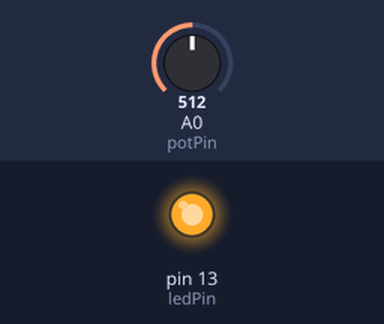
A sketch run on a simulated Arduino Uno, built with avr-gcc and run on an emulated ATmega328P. Shown: output pins drawn as LEDs (lit = HIGH). Inputs (shaded band) come from the test bench; at power-on: A0 (potPin) = 512. What the sketch prints to the serial monitor is not drawn.

Above: at 1.2 s.
1.3 s: A0 (potPin) set to 311
3.0 s: A0 (potPin) set to 290
At 3.6 s:
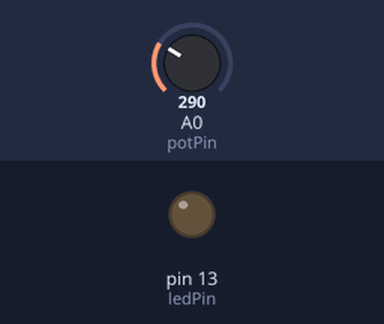
Timing chart, 0 to 6.0 s (numbered marks = the images above; inputs shaded):
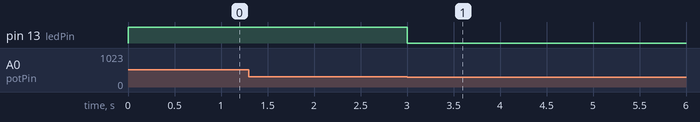

Measured:
- the behaviour switches between 301 and 300 on A0 (potPin) (found by bisection; images 0 and 1)
- after the input at 1.3 s, every drawn part: stays the same
- after the input at 3.0 s, pin 13 (ledPin): HIGH → LOW at once

The sketch:

Potentiometer_LED.ino
```cpp
//Wires should go to these arduino ports
int potPin = A0; //Red to 5V, Black to GND, Blue to A0
int ledPin = 13; //Don't forget to include a resistor!
int potVoltage = 0; //Used in the code for readings.

void setup()
{
  //Tell the Arduino that the LED is an output
  pinMode(ledPin, OUTPUT);
  //Begins serial monitor (CTRL+SHIFT+M) on 9600 baud
  Serial.begin(9600);

}

void loop() //Happens endlessly
{
  //Read the voltage, keeping in mind
  potVoltage = analogRead(potPin);

  //For reference, write the reading to the Serial Monitor
  Serial.write(potVoltage);

  //Depending on lighting scenarios, toggle LED state
  if ( potVoltage > 300) //This number will need some changing depending on room lighting
  {
    digitalWrite(ledPin, HIGH); //Turn the LED on
  }
  else
  {
    digitalWrite(ledPin, LOW); //Turn the LED off
  }

}
```
